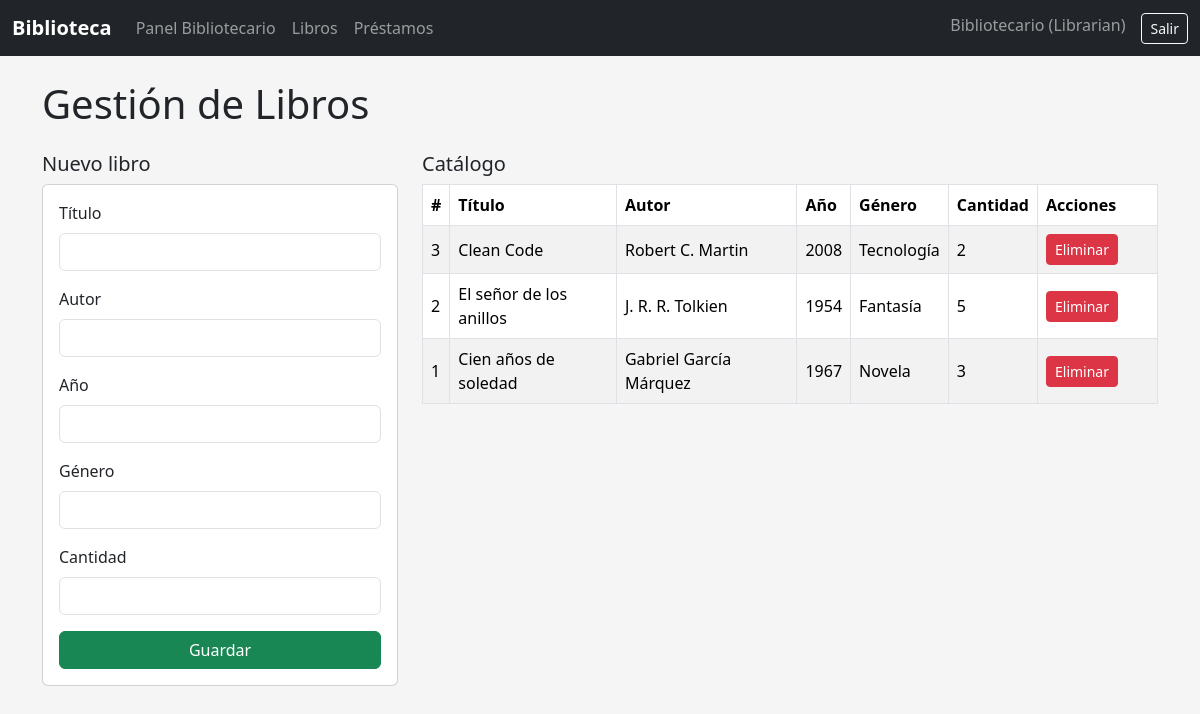
The page /librarian/books.php (signed in) on the database its author committed.
### tables this page shows
CREATE TABLE `books` (
  `id` int NOT NULL,
  `title` varchar(100) NOT NULL,
  `author` varchar(100) NOT NULL,
  `year` int DEFAULT NULL,
  `genre` varchar(50) DEFAULT NULL,
  `quantity` int NOT NULL
);

### librarian/books.php (the view, shortened to what this page needs)
<?php
require_once __DIR__ . '/../includes/header.php';
$books = $pdo->query("SELECT * FROM books ORDER BY id DESC")->fetchAll(PDO::FETCH_ASSOC);
?>
<h1 class="mb-4">Gestión de Libros</h1>
<div class="row">
    <div class="col-md-4">
        <h2 class="h5">Nuevo libro</h2>
        <form method="post" class="card card-body mb-4">
            <div class="mb-3">
                <label class="form-label">Título</label>
                <input type="text" name="title" class="form-control" required>
            </div>
            <div class="mb-3">
                <label class="form-label">Autor</label>
                <input type="text" name="author" class="form-control" required>
            </div>
            <div class="mb-3">
                <label class="form-label">Año</label>
                <input type="number" name="year" class="form-control">
            </div>
            <div class="mb-3">
                <label class="form-label">Género</label>
                <input type="text" name="genre" class="form-control">
            </div>
            <div class="mb-3">
                <label class="form-label">Cantidad</label>
                <input type="number" name="quantity" class="form-control" required>
            </div>
            <button class="btn btn-success w-100">Guardar</button>
        </form>
    </div>
    <div class="col-md-8">
        <h2 class="h5">Catálogo</h2>
        <table class="table table-bordered table-striped align-middle">
            <thead>
                <tr>
                    <th>#</th>
                    <th>Título</th>
                    <th>Autor</th>
                    <th>Año</th>
                    <th>Género</th>
                    <th>Cantidad</th>
                    <th style="width:120px;">Acciones</th>
                </tr>
            </thead>
            <tbody>
                <?php foreach ($books as $b): ?>
                    <tr>
                        <td><?= $b['id'] ?></td>
                        <td><?= htmlspecialchars($b['title']) ?></td>
                        <td><?= htmlspecialchars($b['author']) ?></td>
                        <td><?= htmlspecialchars($b['year']) ?></td>
                        <td><?= htmlspecialchars($b['genre']) ?></td>
                        <td><?= $b['quantity'] ?></td>
                        <td>
                            <form method="post" onsubmit="return confirm('¿Eliminar libro?');" class="d-inline">
                                <button class="btn btn-sm btn-danger">Eliminar</button>
                            </form>
                        </td>
                    </tr>
                <?php endforeach; ?>
            </tbody>
        </table>
    </div>
</div>
<?php require_once __DIR__ . '/../includes/footer.php'; ?>

### assets/css/styles.css (style rules this page uses)
body { background-color: #f5f5f5; }
.table td, .table th { vertical-align: middle; }

### rows shown on the page
books: id "3", title "Clean Code", author "Robert C. Martin", year "2008", genre "Tecnología", quantity "2"
books: id "2", title "El señor de los anillos", author "J. R. R. Tolkien", year "1954", genre "Fantasía", quantity "5"
books: id "1", title "Cien años de soledad", author "Gabriel García Márquez", year "1967", genre "Novela", quantity "3"

### other values the page prints
$_SESSION['username'] "Bibliotecario"
userRole() "Librarian"
